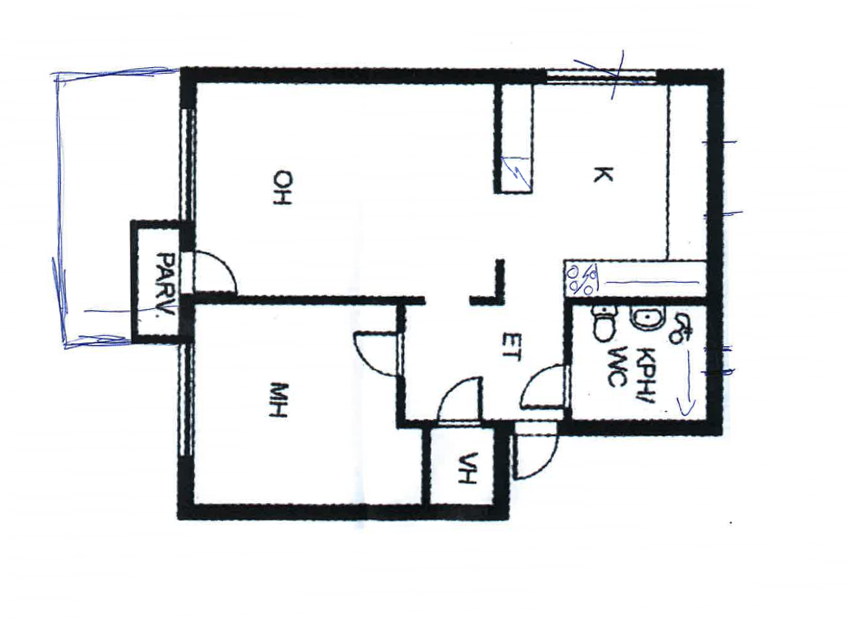
#> input picture F1_original (1).png, 851 x 624 px
$ python -i image_wall_detector.py   (imports and definitions only)
#> lines starting #> are read from the running program, lines starting #| are printed output that depends on the picture; after the words box and inside, x2 and y2 are one past the last pixel; in counts of white or black regions, pixels touching at a corner belong together
#> further down, picture is the input picture: shape (624, 851, 3); mean B, G, R 234.5, 233.7, 232.8
import cv2
import numpy as np

def detect_image_walls(img):
    """
    Extracts solid wall structures from a floorplan PNG image.
    Standard floorplans have white background and dark/filled walls.
    """
    if len(img.shape) == 3:
        gray = cv2.cvtColor(img, cv2.COLOR_BGR2GRAY)
    else:
        gray = img.copy()

    # Threshold for dark wall pixels (usually < 200)
    _, wall_mask = cv2.threshold(gray, 220, 255, cv2.THRESH_BINARY_INV)
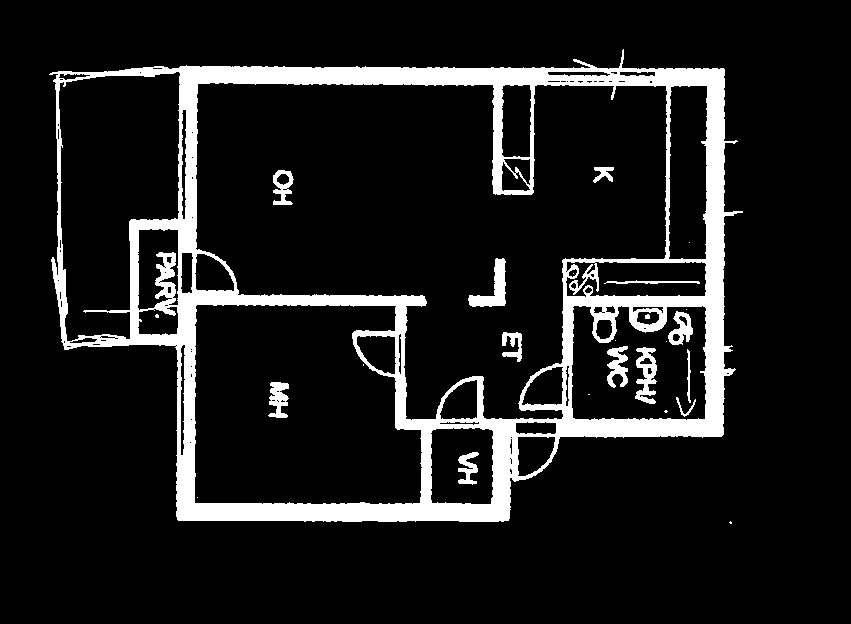
#> wall_mask: shape (624, 851); 11.2% white; 25 white regions (11 under 20 px), largest, box (x1, y1, x2, y2) and area: (49, 49, 743, 522) 54570, (468, 258, 506, 307) 788, (635, 347, 657, 404) 698

    # Morphological opening to remove small texts, furniture, and grids
    kernel_open = cv2.getStructuringElement(cv2.MORPH_RECT, (3, 3))
    clean = cv2.morphologyEx(wall_mask, cv2.MORPH_OPEN, kernel_open)
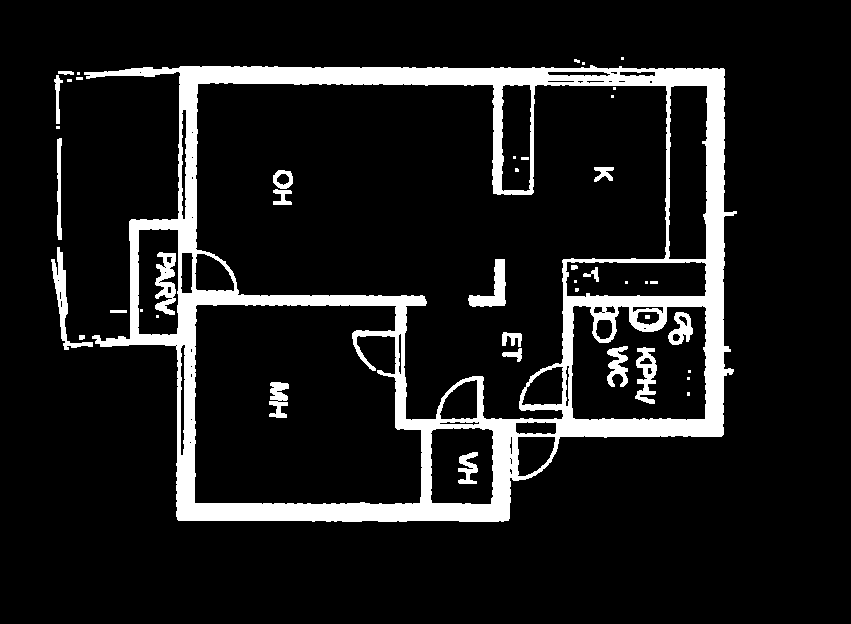
#> clean: shape (624, 851); 10.9% white; 44 white regions (19 under 20 px), largest, box (x1, y1, x2, y2) and area: (84, 65, 737, 522) 50669, (51, 247, 93, 350) 906, (155, 252, 176, 315) 797

    # Morphological closing to seal small gaps within walls
    kernel_close = cv2.getStructuringElement(cv2.MORPH_RECT, (5, 5))
    clean = cv2.morphologyEx(clean, cv2.MORPH_CLOSE, kernel_close)
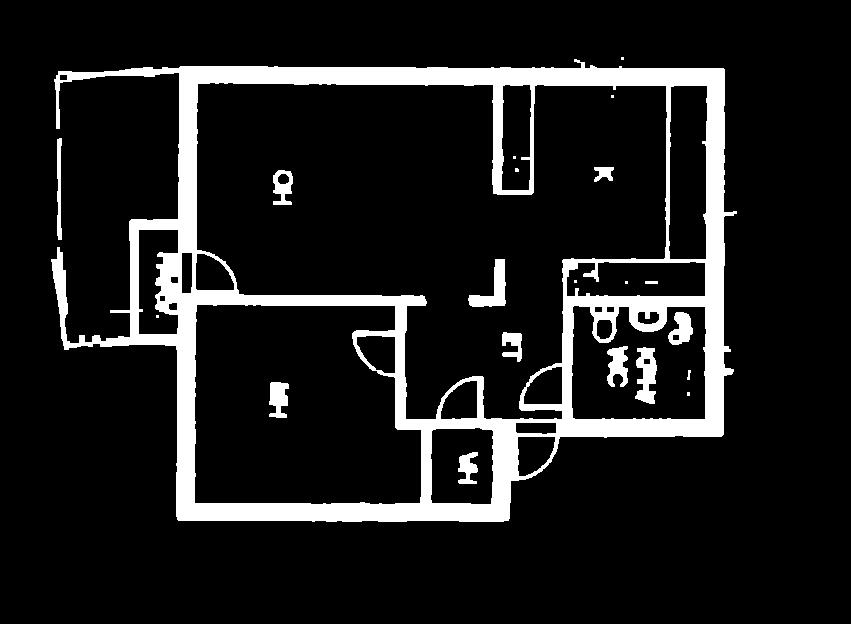
#> clean: shape (624, 851); 11.5% white; 21 white regions (8 under 20 px), largest, box (x1, y1, x2, y2) and area: (51, 59, 737, 522) 55646, (635, 347, 657, 404) 805, (468, 259, 506, 307) 795

    return clean

>>> import cv2
>>> picture = cv2.imread('../F1_original (1).png')
>>> result = detect_image_walls(picture)

$ run again, on F1_original.png
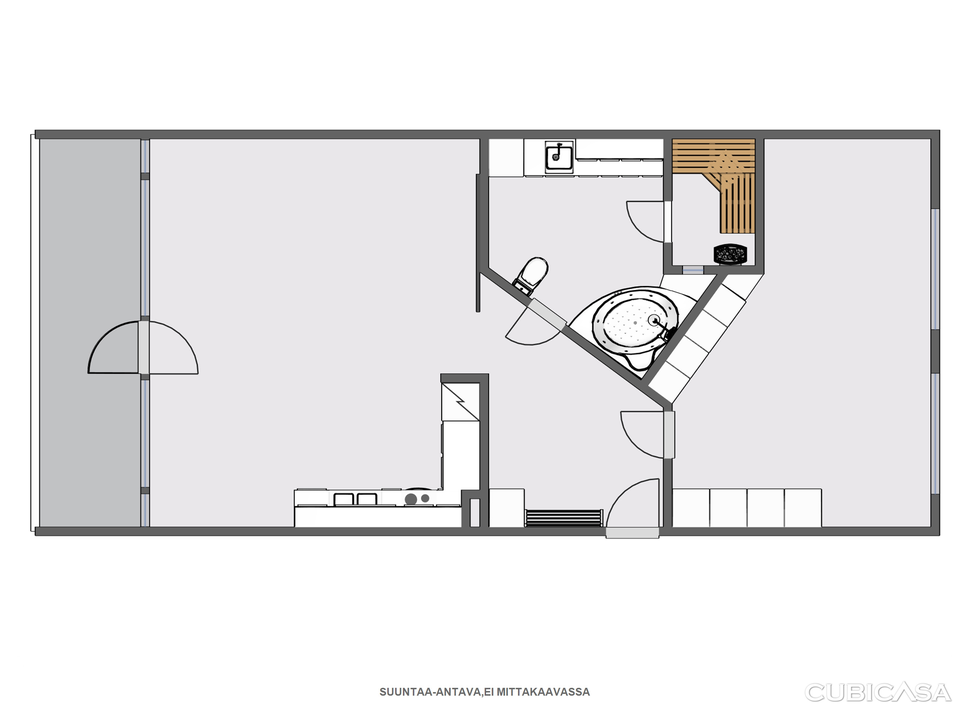
#> input picture F1_original.png, 970 x 728 px, shrunk from 2730 x 2048 before the run
#> picture is the input picture: shape (728, 970, 3); mean B, G, R 232.6, 231.7, 232.5
#> in detect_image_walls, `_, wall_mask = cv2.threshold(gray, 220, 255, cv2.THRESH_BINARY_INV)`:
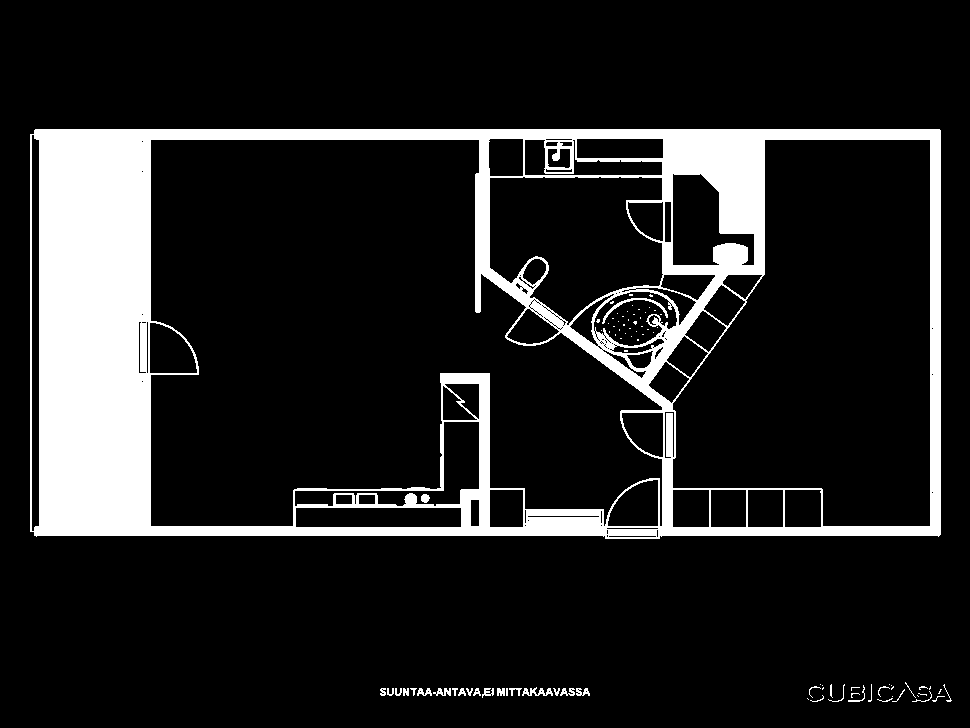
#> wall_mask: shape (728, 970); 13.7% white; 88 white regions (56 under 20 px), largest, box (x1, y1, x2, y2) and area: (30, 129, 941, 539) 94946, (602, 298, 668, 324) 222, (522, 687, 553, 696) 145
#> in detect_image_walls, `clean = cv2.morphologyEx(clean, cv2.MORPH_CLOSE, kernel_close)`:
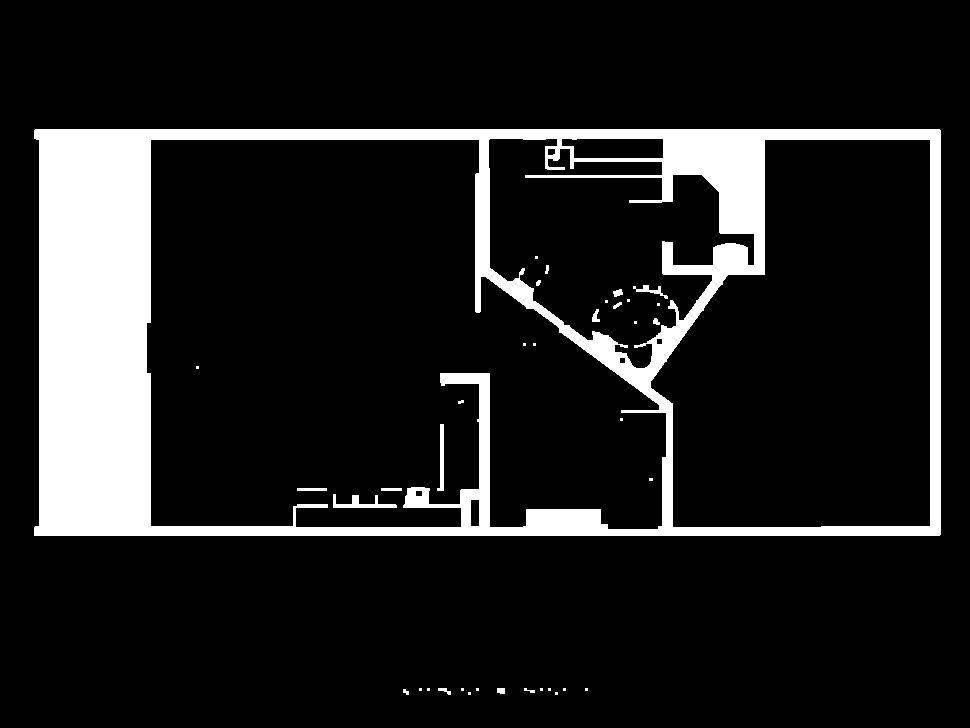
#> clean: shape (728, 970); 12.8% white; 37 white regions (21 under 20 px), largest, box (x1, y1, x2, y2) and area: (34, 129, 941, 536) 89170, (333, 494, 397, 508) 375, (437, 424, 444, 491) 277
